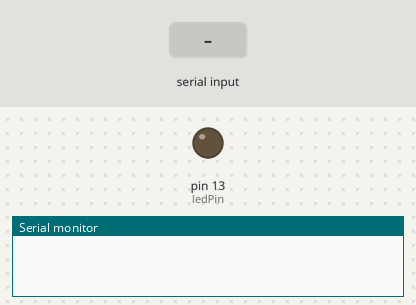
Bench run of a sketch on a simulated Arduino Uno, built with avr-gcc and run on an emulated ATmega328P. Parts: output pins drawn as LEDs (lit = HIGH), the last lines printed to the serial monitor. Dashed ring = blinking. The test bench sets the inputs (shaded band).

Above: at 1.2 s.
1.3 s: "1" received over Serial
At 1.9 s:
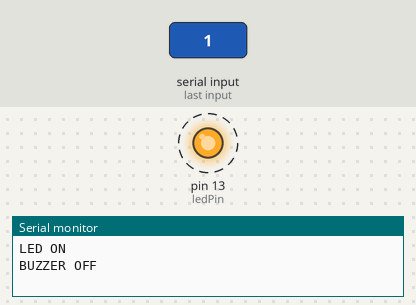
Timing chart, 0 to 10.3 s (numbered marks = the images above; inputs shaded):
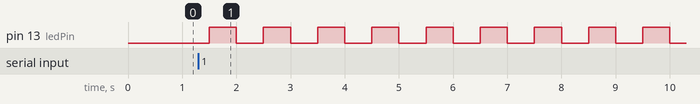

Measured:
- after the input at 1.3 s, pin 13 (ledPin): alternates HIGH for 0.50 s and LOW for 0.50 s, starting after 0.20 s

The sketch:

2.BlinkLEDControlMonitor.ino
```cpp
// Program Combining both LED and Buzzer which works on certain Conditions
int ledPin = 13;
int state = 0;
int count;
void setup() {
  // put your setup code here, to run once:
  pinMode(ledPin,OUTPUT);
  Serial.begin(9600);  //BoudRate
  digitalWrite(ledPin,LOW);
}

void onLEDOffbuzzer(){
  digitalWrite(ledPin,HIGH);
    Serial.println("LED ON");
    Serial.println("BUZZER OFF");
    delay(500);
}

void offLEDOnbuzzer(){
  digitalWrite(ledPin,LOW);
    Serial.println("LED OFF");
    Serial.println("BUZZER ONN");
    delay(500);
}

void loop() {
  // put your main code here, to run repeatedlky:
  if(Serial.available()>0){
    state =  Serial.read();
  }

  if(state == '1'){
     count = 5;
    while(count>=0){
      onLEDOffbuzzer();
      offLEDOnbuzzer();
    }
  }
  else if(state =='0'){
    digitalWrite(ledPin,LOW);
    Serial.println("LED OFF");
    Serial.println("BUZZER ONN");
  }
  delay(500);
}
```
